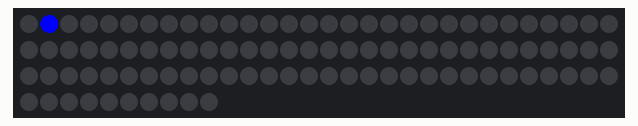
This sketch was run on a simulated Arduino Uno, built with avr-gcc and run on an emulated ATmega328P. Shown: 100 RGB LEDs in strip order, left to right, continuing on the next row. Colours are those a GRB WS2812 strip shows for the declared byte order; random numbers use the default seed unless the sketch sets one.

Above: at 0.8 s.
At 5.65 s:
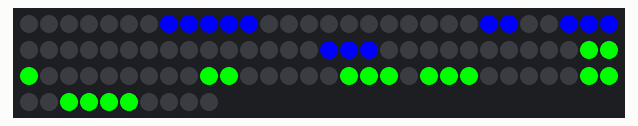
At 10.49 s:
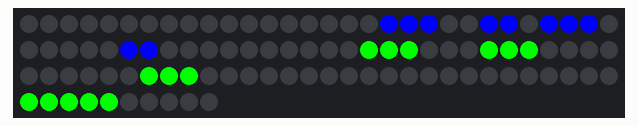
At 20.29 s:
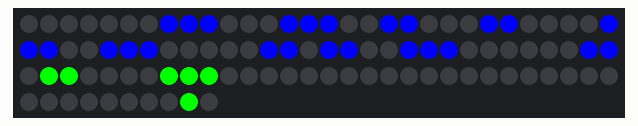
At 30.09 s:
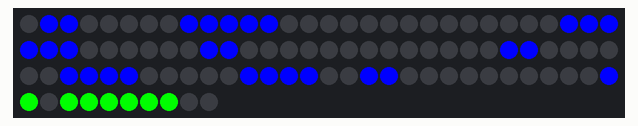
At 39.89 s:
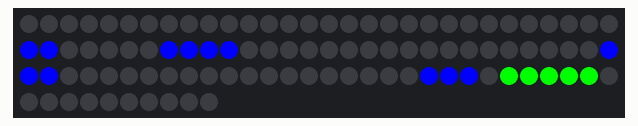

The sketch:

QuiltLEDMatrix.ino
```cpp
#include <FastLED.h>

#define NUM_LEDS 100
#define DATA_PIN 6

CRGB LED_DATA[NUM_LEDS];

const u8 WIDTH = 10;
const u8 HEIGHT = 10;

//========
// Points
//========

typedef u8 uint8_t;

struct Point {
	u8 x;
	u8 y;
};

size_t PointToIndex(Point p) {
	int mirrorFactor = p.x % 2 == 0 ? p.y : (HEIGHT - p.y- 1);

	return (p.x * HEIGHT + mirrorFactor);
}


void setPoint(Point p, CRGB color) {
	if (!IsInBounds(p)) {
		return;
	}

	LED_DATA[PointToIndex(p)] = color;
}

bool IsInBounds(Point p) {
	return p.x >= 0 && p.x < WIDTH && p.y >= 0 && p.y < HEIGHT;
}

void setAll(CRGB color) {
	for (int i = 0; i < NUM_LEDS; i++) {
		LED_DATA[i] = color;
	}
}


//==============
// Letter logic
//==============

static const Point Letter_A[] = {{ .x = 0, .y = 0 }, { .x = 4, .y = 0 }, { .x = 0, .y = 1 }, { .x = 4, .y = 1 }, { .x = 0, .y = 2 }, { .x = 4, .y = 2 }, { .x = 0, .y = 3 }, { .x = 1, .y = 3 }, { .x = 2, .y = 3 }, { .x = 3, .y = 3 }, { .x = 4, .y = 3 }, { .x = 0, .y = 4 }, { .x = 4, .y = 4 }, { .x = 1, .y = 5 }, { .x = 2, .y = 5 }, { .x = 3, .y = 5 }};
static const Point Letter_B[] = {{ .x = 0, .y = 0 }, { .x = 1, .y = 0 }, { .x = 2, .y = 0 }, { .x = 3, .y = 0 }, { .x = 0, .y = 1 }, { .x = 4, .y = 1 }, { .x = 0, .y = 2 }, { .x = 4, .y = 2 }, { .x = 0, .y = 3 }, { .x = 1, .y = 3 }, { .x = 2, .y = 3 }, { .x = 3, .y = 3 }, { .x = 0, .y = 4 }, { .x = 4, .y = 4 }, { .x = 0, .y = 5 }, { .x = 1, .y = 5 }, { .x = 2, .y = 5 }, { .x = 3, .y = 5 }};
static const Point Letter_C[] = {{ .x = 1, .y = 0 }, { .x = 2, .y = 0 }, { .x = 3, .y = 0 }, { .x = 0, .y = 1 }, { .x = 4, .y = 1 }, { .x = 0, .y = 2 }, { .x = 0, .y = 3 }, { .x = 0, .y = 4 }, { .x = 4, .y = 4 }, { .x = 1, .y = 5 }, { .x = 2, .y = 5 }, { .x = 3, .y = 5 }};
static const Point Letter_D[] = {{ .x = 0, .y = 0 }, { .x = 1, .y = 0 }, { .x = 2, .y = 0 }, { .x = 3, .y = 0 }, { .x = 0, .y = 1 }, { .x = 4, .y = 1 }, { .x = 0, .y = 2 }, { .x = 4, .y = 2 }, { .x = 0, .y = 3 }, { .x = 4, .y = 3 }, { .x = 0, .y = 4 }, { .x = 4, .y = 4 }, { .x = 0, .y = 5 }, { .x = 1, .y = 5 }, { .x = 2, .y = 5 }, { .x = 3, .y = 5 }};
static const Point Letter_E[] = {{ .x = 0, .y = 0 }, { .x = 1, .y = 0 }, { .x = 2, .y = 0 }, { .x = 3, .y = 0 }, { .x = 0, .y = 1 }, { .x = 0, .y = 2 }, { .x = 0, .y = 3 }, { .x = 1, .y = 3 }, { .x = 2, .y = 3 }, { .x = 0, .y = 4 }, { .x = 0, .y = 5 }, { .x = 1, .y = 5 }, { .x = 2, .y = 5 }, { .x = 3, .y = 5 }};
static const Point Letter_F[] = {{ .x = 0, .y = 0 }, { .x = 0, .y = 1 }, { .x = 0, .y = 2 }, { .x = 0, .y = 3 }, { .x = 1, .y = 3 }, { .x = 2, .y = 3 }, { .x = 0, .y = 4 }, { .x = 0, .y = 5 }, { .x = 1, .y = 5 }, { .x = 2, .y = 5 }, { .x = 3, .y = 5 }};
static const Point Letter_G[] = {{ .x = 1, .y = 0 }, { .x = 2, .y = 0 }, { .x = 3, .y = 0 }, { .x = 0, .y = 1 }, { .x = 4, .y = 1 }, { .x = 0, .y = 2 }, { .x = 3, .y = 2 }, { .x = 4, .y = 2 }, { .x = 0, .y = 3 }, { .x = 0, .y = 4 }, { .x = 4, .y = 4 }, { .x = 1, .y = 5 }, { .x = 2, .y = 5 }, { .x = 3, .y = 5 }};
static const Point Letter_H[] = {{ .x = 0, .y = 0 }, { .x = 4, .y = 0 }, { .x = 0, .y = 1 }, { .x = 4, .y = 1 }, { .x = 0, .y = 2 }, { .x = 4, .y = 2 }, { .x = 0, .y = 3 }, { .x = 1, .y = 3 }, { .x = 2, .y = 3 }, { .x = 3, .y = 3 }, { .x = 4, .y = 3 }, { .x = 0, .y = 4 }, { .x = 4, .y = 4 }, { .x = 0, .y = 5 }, { .x = 4, .y = 5 }};
static const Point Letter_I[] = {{ .x = 0, .y = 0 }, { .x = 0, .y = 1 }, { .x = 0, .y = 2 }, { .x = 0, .y = 3 }, { .x = 0, .y = 4 }, { .x = 0, .y = 5 }};
static const Point Letter_J[] = {{ .x = 1, .y = 0 }, { .x = 2, .y = 0 }, { .x = 3, .y = 0 }, { .x = 0, .y = 1 }, { .x = 4, .y = 1 }, { .x = 4, .y = 2 }, { .x = 4, .y = 3 }, { .x = 4, .y = 4 }, { .x = 4, .y = 5 }};
static const Point Letter_K[] = {{ .x = 0, .y = 0 }, { .x = 3, .y = 0 }, { .x = 0, .y = 1 }, { .x = 3, .y = 1 }, { .x = 0, .y = 2 }, { .x = 2, .y = 2 }, { .x = 0, .y = 3 }, { .x = 1, .y = 3 }, { .x = 0, .y = 4 }, { .x = 2, .y = 4 }, { .x = 0, .y = 5 }, { .x = 3, .y = 5 }};
static const Point Letter_L[] = {{ .x = 0, .y = 0 }, { .x = 1, .y = 0 }, { .x = 2, .y = 0 }, { .x = 3, .y = 0 }, { .x = 0, .y = 1 }, { .x = 0, .y = 2 }, { .x = 0, .y = 3 }, { .x = 0, .y = 4 }, { .x = 0, .y = 5 }};
static const Point Letter_M[] = {{ .x = 0, .y = 0 }, { .x = 4, .y = 0 }, { .x = 0, .y = 1 }, { .x = 4, .y = 1 }, { .x = 0, .y = 2 }, { .x = 4, .y = 2 }, { .x = 0, .y = 3 }, { .x = 2, .y = 3 }, { .x = 4, .y = 3 }, { .x = 0, .y = 4 }, { .x = 1, .y = 4 }, { .x = 3, .y = 4 }, { .x = 4, .y = 4 }, { .x = 0, .y = 5 }, { .x = 4, .y = 5 }};
static const Point Letter_N[] = {{ .x = 0, .y = 0 }, { .x = 4, .y = 0 }, { .x = 0, .y = 1 }, { .x = 4, .y = 1 }, { .x = 0, .y = 2 }, { .x = 3, .y = 2 }, { .x = 4, .y = 2 }, { .x = 0, .y = 3 }, { .x = 2, .y = 3 }, { .x = 4, .y = 3 }, { .x = 0, .y = 4 }, { .x = 1, .y = 4 }, { .x = 4, .y = 4 }, { .x = 0, .y = 5 }, { .x = 4, .y = 5 }};
static const Point Letter_O[] = {{ .x = 1, .y = 0 }, { .x = 2, .y = 0 }, { .x = 3, .y = 0 }, { .x = 0, .y = 1 }, { .x = 4, .y = 1 }, { .x = 0, .y = 2 }, { .x = 4, .y = 2 }, { .x = 0, .y = 3 }, { .x = 4, .y = 3 }, { .x = 0, .y = 4 }, { .x = 4, .y = 4 }, { .x = 1, .y = 5 }, { .x = 2, .y = 5 }, { .x = 3, .y = 5 }};
static const Point Letter_P[] = {{ .x = 0, .y = 0 }, { .x = 0, .y = 1 }, { .x = 0, .y = 2 }, { .x = 0, .y = 3 }, { .x = 1, .y = 3 }, { .x = 2, .y = 3 }, { .x = 3, .y = 3 }, { .x = 0, .y = 4 }, { .x = 4, .y = 4 }, { .x = 0, .y = 5 }, { .x = 1, .y = 5 }, { .x = 2, .y = 5 }, { .x = 3, .y = 5 }};
static const Point Letter_Q[] = {{ .x = 1, .y = 0 }, { .x = 2, .y = 0 }, { .x = 4, .y = 0 }, { .x = 0, .y = 1 }, { .x = 3, .y = 1 }, { .x = 0, .y = 2 }, { .x = 2, .y = 2 }, { .x = 4, .y = 2 }, { .x = 0, .y = 3 }, { .x = 4, .y = 3 }, { .x = 0, .y = 4 }, { .x = 4, .y = 4 }, { .x = 1, .y = 5 }, { .x = 2, .y = 5 }, { .x = 3, .y = 5 }};
static const Point Letter_R[] = {{ .x = 0, .y = 0 }, { .x = 4, .y = 0 }, { .x = 0, .y = 1 }, { .x = 4, .y = 1 }, { .x = 0, .y = 2 }, { .x = 4, .y = 2 }, { .x = 0, .y = 3 }, { .x = 1, .y = 3 }, { .x = 2, .y = 3 }, { .x = 3, .y = 3 }, { .x = 0, .y = 4 }, { .x = 4, .y = 4 }, { .x = 0, .y = 5 }, { .x = 1, .y = 5 }, { .x = 2, .y = 5 }, { .x = 3, .y = 5 }};
static const Point Letter_S[] = {{ .x = 0, .y = 0 }, { .x = 1, .y = 0 }, { .x = 2, .y = 0 }, { .x = 3, .y = 0 }, { .x = 4, .y = 1 }, { .x = 4, .y = 2 }, { .x = 1, .y = 3 }, { .x = 2, .y = 3 }, { .x = 3, .y = 3 }, { .x = 0, .y = 4 }, { .x = 1, .y = 5 }, { .x = 2, .y = 5 }, { .x = 3, .y = 5 }, { .x = 4, .y = 5 }};
static const Point Letter_T[] = {{ .x = 2, .y = 0 }, { .x = 2, .y = 1 }, { .x = 2, .y = 2 }, { .x = 2, .y = 3 }, { .x = 0, .y = 4 }, { .x = 1, .y = 4 }, { .x = 2, .y = 4 }, { .x = 3, .y = 4 }, { .x = 4, .y = 4 }};
static const Point Letter_U[] = {{ .x = 1, .y = 0 }, { .x = 2, .y = 0 }, { .x = 3, .y = 0 }, { .x = 0, .y = 1 }, { .x = 4, .y = 1 }, { .x = 0, .y = 2 }, { .x = 4, .y = 2 }, { .x = 0, .y = 3 }, { .x = 4, .y = 3 }, { .x = 0, .y = 4 }, { .x = 4, .y = 4 }};
static const Point Letter_V[] = {{ .x = 2, .y = 0 }, { .x = 1, .y = 1 }, { .x = 3, .y = 1 }, { .x = 1, .y = 2 }, { .x = 3, .y = 2 }, { .x = 0, .y = 3 }, { .x = 4, .y = 3 }, { .x = 0, .y = 4 }, { .x = 4, .y = 4 }};
static const Point Letter_W[] = {{ .x = 1, .y = 0 }, { .x = 3, .y = 0 }, { .x = 0, .y = 1 }, { .x = 2, .y = 1 }, { .x = 4, .y = 1 }, { .x = 0, .y = 2 }, { .x = 2, .y = 2 }, { .x = 4, .y = 2 }, { .x = 0, .y = 3 }, { .x = 4, .y = 3 }, { .x = 0, .y = 4 }, { .x = 4, .y = 4 }};
static const Point Letter_X[] = {{ .x = 0, .y = 0 }, { .x = 3, .y = 0 }, { .x = 0, .y = 1 }, { .x = 3, .y = 1 }, { .x = 1, .y = 2 }, { .x = 2, .y = 2 }, { .x = 0, .y = 3 }, { .x = 3, .y = 3 }, { .x = 0, .y = 4 }, { .x = 3, .y = 4 }};
static const Point Letter_Z[] = {{ .x = 0, .y = 0 }, { .x = 1, .y = 0 }, { .x = 2, .y = 0 }, { .x = 3, .y = 0 }, { .x = 0, .y = 1 }, { .x = 1, .y = 2 }, { .x = 2, .y = 3 }, { .x = 3, .y = 4 }, { .x = 0, .y = 5 }, { .x = 1, .y = 5 }, { .x = 2, .y = 5 }, { .x = 3, .y = 5 }};


void drawLetterWithOffset(char letter, CRGB color, size_t xOffset, size_t yOffset) {
	Point* data = 0;
	size_t len = 0;

	switch (letter) {
		case 'A':
			data = Letter_A;
			len = sizeof(Letter_A) / sizeof(Letter_A[0]);
			break;
		case 'B':
			data = Letter_B;
			len = sizeof(Letter_B) / sizeof(Letter_B[0]);
			break;
		case 'C':
			data = Letter_C;
			len = sizeof(Letter_C) / sizeof(Letter_C[0]);
			break;
		case 'D':
			data = Letter_D;
			len = sizeof(Letter_D) / sizeof(Letter_D[0]);
			break;
		case 'E':
			data = Letter_E;
			len = sizeof(Letter_E) / sizeof(Letter_E[0]);
			break;
		case 'F':
			data = Letter_F;
			len = sizeof(Letter_F) / sizeof(Letter_F[0]);
			break;
		case 'G':
			data = Letter_G;
			len = sizeof(Letter_G) / sizeof(Letter_G[0]);
			break;
		case 'H':
			data = Letter_H;
			len = sizeof(Letter_H) / sizeof(Letter_H[0]);
			break;
		case 'I':
			data = Letter_I;
			len = sizeof(Letter_I) / sizeof(Letter_I[0]);
			break;
		case 'J':
			data = Letter_J;
			len = sizeof(Letter_J) / sizeof(Letter_J[0]);
			break;
		case 'K':
			data = Letter_K;
			len = sizeof(Letter_K) / sizeof(Letter_K[0]);
			break;
		case 'L':
			data = Letter_L;
			len = sizeof(Letter_L) / sizeof(Letter_L[0]);
			break;
		case 'M':
			data = Letter_M;
			len = sizeof(Letter_M) / sizeof(Letter_M[0]);
			break;
		case 'N':
			data = Letter_N;
			len = sizeof(Letter_N) / sizeof(Letter_N[0]);
			break;
		case 'O':
			data = Letter_O;
			len = sizeof(Letter_O) / sizeof(Letter_O[0]);
			break;
		case 'P':
			data = Letter_P;
			len = sizeof(Letter_P) / sizeof(Letter_P[0]);
			break;
		case 'Q':
			data = Letter_Q;
			len = sizeof(Letter_Q) / sizeof(Letter_Q[0]);
			break;
		case 'R':
			data = Letter_R;
			len = sizeof(Letter_R) / sizeof(Letter_R[0]);
			break;
		case 'S':
			data = Letter_S;
			len = sizeof(Letter_S) / sizeof(Letter_S[0]);
			break;
		case 'T':
			data = Letter_T;
			len = sizeof(Letter_T) / sizeof(Letter_T[0]);
			break;
		case 'U':
			data = Letter_U;
			len = sizeof(Letter_U) / sizeof(Letter_U[0]);
			break;
		case 'V':
			data = Letter_V;
			len = sizeof(Letter_V) / sizeof(Letter_V[0]);
			break;
		case 'W':
			data = Letter_W;
			len = sizeof(Letter_W) / sizeof(Letter_W[0]);
			break;
		case 'X':
			data = Letter_X;
			len = sizeof(Letter_X) / sizeof(Letter_X[0]);
			break;
		case 'Z':
			data = Letter_Z;
			len = sizeof(Letter_Z) / sizeof(Letter_Z[0]);
			break;

		case ' ':
			data = {};
			len = 0;
			break;

		default:
			data = Letter_A;
			len = sizeof(Letter_A) / sizeof(Letter_A[0]);
	}

	for (int i = 0; i < len; i++) {
		Point p = data[i];

		p.x += xOffset;
		p.y += yOffset;

		setPoint(p, color);
	}
}

void drawLetter(char letter) {
	drawLetterWithOffset(letter, CRGB::Green, 0, 0);
}

//======================
// Text animation logic
//======================

const int LETTER_HEIGHT = 7;
void verticalAnimateText(char* letters, size_t len) {
	size_t yOffset = 0;

	size_t textHeight = LETTER_HEIGHT * len;

	for (int h = 0; h < textHeight; h++) {
		setAll(CRGB::Black);

		for (int c = 0; c < len; c++) {
			char letter = letters[c];
			CRGB color = c % 2 == 0 ? CRGB::Green : CRGB::Blue;
			drawLetterWithOffset(letter, color, 0, -c * LETTER_HEIGHT + yOffset);
		}

		FastLED.show();

		delay(150);

		yOffset += 1;
	}
}

//================
// Color patterns
//================

void fillRandomPoints(size_t count) {
	int n = 0;

	setAll(CRGB::Black);

	for (int i = 0; i < count; i++) {
		int x = random(WIDTH);
		int y = random(HEIGHT);

		Point p = { .x = x, .y = y};

		CRGB color = CRGB::Black;
		switch (i % 3) {
			case 0: color = CRGB::Red;   break;
			case 1: color = CRGB::Green; break;
			case 2: color = CRGB::Blue;  break;
			default: color = CRGB::Purple;
		}

		setPoint(p, color);

		FastLED.show();
		delay(50);
	}
}

//-----
// Rain
//-----

void rain() {
	const CRGB black = CRGB::Black;

	for (int x = 0; x < WIDTH; x++) {
		for (int y = 0; y < HEIGHT; y++) {
			const Point point = { .x = x, .y = y};
			const CRGB color = LED_DATA[PointToIndex(point)];

			if (color != black) {
				const CRGB tail = {
					.r = max(color.r - 50, 0),
					.g = max(color.g - 50, 0),
					.b = max(color.b - 50, 0)
				};

				setPoint(point, tail);

				setPoint({ .x = point.x, .y = point.y - 1}, color);
			}
		}
	}

	if (random(300) > 1) {
		setPoint({.x = random(WIDTH), .y = HEIGHT - 1}, CRGB::White);
	}

	FastLED.show();
	delay(100);
}

//----------------
// Fighting lights
//----------------

static u8 remaining_blue = 0;
static u8 remaining_red = 0;

const CRGB RED = CRGB::Red;
const CRGB BLUE = CRGB::Blue;

void fightingLights() {
	//-----------
	// Start Blue
	//-----------

	if (random(30) > 25) {
		remaining_blue = random(2) + 2;
	}

	if (remaining_blue > 0) {
		LED_DATA[0] = CRGB::Blue;
		remaining_blue -= 1;
	} else {
		LED_DATA[0] = CRGB::Black;
	}

	//-----------
	// Start Red
	//-----------

	if (random(30) > 25) {
		remaining_red = random(2) + 2;
	}

	if (remaining_red > 0) {
		LED_DATA[NUM_LEDS - 1] = CRGB::Red;
		remaining_red -= 1;
	} else {
		LED_DATA[NUM_LEDS - 1] = CRGB::Black;
	}

	//-----------
	// Advance
	//-----------

	for (int i = NUM_LEDS - 1; i >= 1; i -= 1) {
		if (LED_DATA[i - 1] == BLUE) {
			LED_DATA[i] = BLUE;
			LED_DATA[i - 1] = CRGB::Black;
		}
	}

	for (int i = 1; i < NUM_LEDS - 1; i += 1) {
		if (LED_DATA[i + 1] == RED) {
			LED_DATA[i] = RED;
			LED_DATA[i + 1] = CRGB::Black;
		}
	}

	// for (int i = 1; i < NUM_LEDS - 1; i += 1) {
	// 	if (LED_DATA[i + 1] == RED) {
	// 		LED_DATA[i] = RED;
	// 		LED_DATA[i + 1] = CRGB::Black;
	// 	}
	// 	// if (!saw_red) {
	// 	// 	LED_DATA[i] = LED_DATA[i - 1];
	// 	// } else {
	// 	// 	LED_DATA[i] = LED_DATA[i + 1];
	// 	// }
	// }

	FastLED.show();
	delay(100);
}

//===========
// Main Loop
//===========

void setup() {
	Serial.begin(9600);

	// put your setup code here, to run once:
	FastLED.addLeds<WS2812B, 3, RGB>(LED_DATA, NUM_LEDS);
	//  FastLED.addLeds<NEOPIXEL, 3>(LED_DATA, NUM_LEDS);

	FastLED.showColor(CRGB::Black);
	FastLED.show();

	setAll(CRGB::Black);
}

void loop() {
	//===========
	// Draw text
	//===========

	// char* letters = "HELLO PEORIA";

	// verticalAnimateText(letters, strlen(letters));

	// delay(150);

	//===========
	// Draw fill one point at a time
	//===========

	// fillRandomPoints(200);

	//===========
	// Rain
	//===========

	// rain();

	//===========
	// Fighting lights
	//===========

	fightingLights();
}
```
